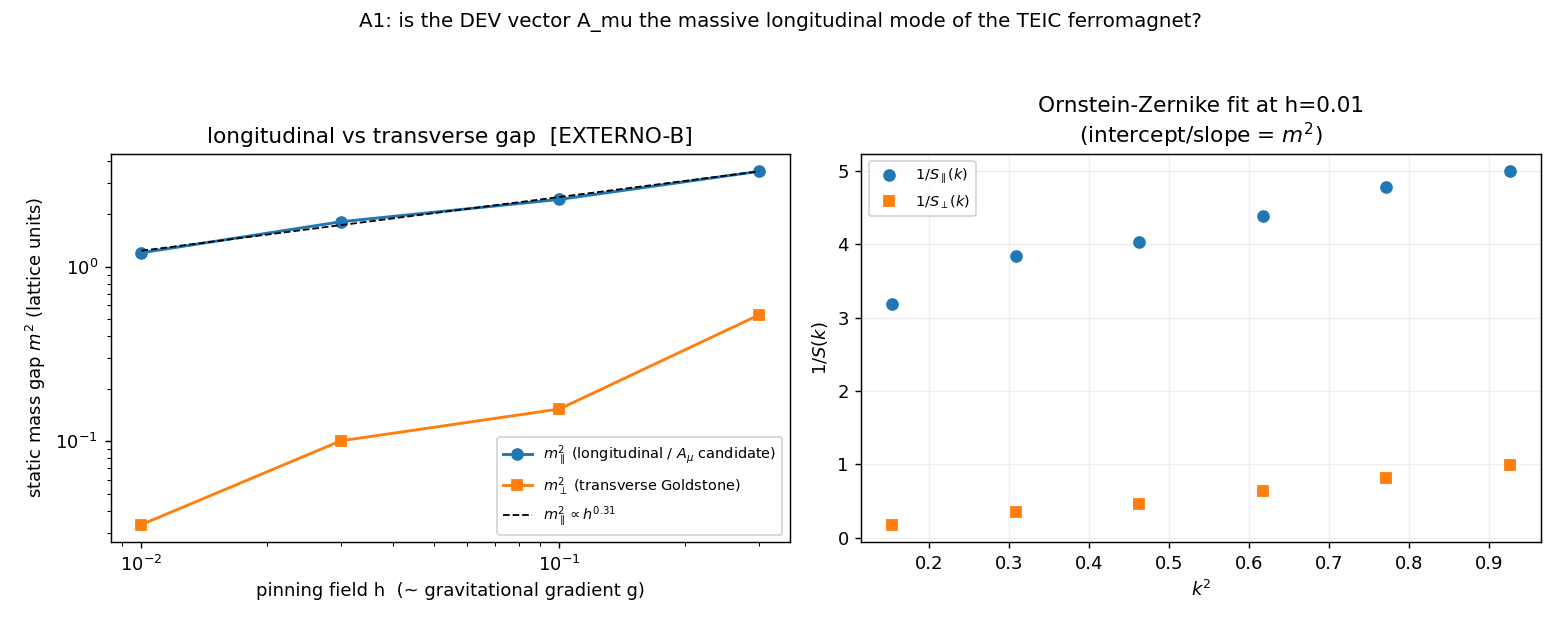

This figure's Python source:
"""A1_longitudinal_mode.py -- does the DEV vector field A_mu emerge as the MASSIVE
LONGITUDINAL mode of the TEIC orientation ferromagnet?

Campaign DEV_FROM_TEIC, angle A1.  Charter: results/dev_from_teic/DEV_FROM_TEIC.md.

Background already MEASURED (do not repeat -- build on it):
  * E1 / fm2_core: the O(3) orientation ferromagnet is the ordered vacuum (J_c~0.69
    in this beta=1 convention; J=1.0 ordered).
  * E2: the TRANSVERSE excitations are the 2 Goldstone magnons, omega=ck (massless).
  * C1 / FM2-1: the LONGITUDINAL susceptibility chi_par = S_par(k=0) shows the
    Brezin-Wallace coexistence anomaly chi_par ~ h^{-0.37..-0.5} as h->0.

The DEV has a Proca vector A_mu with an explicit mass m_A (cold dark matter FM4,
MOND screening below lambda_A, quantised vortices C6).  The hypothesis A1 tests:
  A_mu = the MASSIVE LONGITUDINAL mode of the ferromagnet (delta|<n>|, the amplitude
  mode), distinct from the massless transverse Goldstones.

What we measure (the honest, equilibrium-MC observable):  the engine is a Metropolis
ferromagnet with no real-time dynamics, so we measure the STATIC mass gap = the inverse
correlation length read from the equal-time structure factor (Ornstein-Zernike):
    S(k) = A / (k^2 + m^2)     =>   1/S(k) = (1/A) k^2 + m^2/A
For a relativistic mode omega^2 = c^2 k^2 + m^2 the static gap m IS the rest mass
omega(k->0).  We measure it separately in the LONGITUDINAL channel (n projected on the
order direction) and the TRANSVERSE channel (the 2 Goldstone components).

  m_long^2  = the candidate A_mu mass     (longitudinal / amplitude mode)
  m_trans^2 = the Goldstone gap            (must -> 0 as h -> 0: GATE G0)

Pre-registered reading:
  G0        m_trans^2 -> 0 as h->0 (transverse = Goldstone, reproduces E2/C1).
  A1-GAP    if m_long^2 -> const > 0 as h->0  => A_mu IS the massive longitudinal mode
            -> [IDENTIFICADO]/[DERIVADO].
            if m_long^2 -> 0 as h->0 (Goldstone-dressed, Brezin-Wallace)  => the
            amplitude mode is gapless in d=3, A_mu needs an EXTERNAL mass scale
            -> [EXTERNO-B] with a precise structural reason.

Anti-circularity: NO DEV/Proca number enters the generator; m_A is COMPARISON ONLY
(not used here -- A1 only asks whether a gap exists at all).  Engine = fm2_core (E1).
Fixed seeds; auto-descriptive JSON.
"""
from __future__ import annotations

import json
import sys
import time
from pathlib import Path

import numpy as np

ROOT = Path(__file__).resolve().parents[2]
sys.path.insert(0, str(ROOT / "results" / "cmb" / "fm2"))
import fm2_core as fm2  # noqa: E402

import matplotlib
matplotlib.use("Agg")
import matplotlib.pyplot as plt  # noqa: E402

OUT = Path(__file__).resolve().parent
OUT.mkdir(parents=True, exist_ok=True)

L = 16
J_ORDERED = 1.0
HS = np.array([0.3, 0.1, 0.03, 0.01])     # pinning field (small h -> Goldstone limit)
SEEDS = list(range(12))
N_BURN, N_MEAS = 400, 120
MEAS_EVERY = 2
N_KSHELL_FIT = 4                          # number of smallest-|k| shells used in the OZ fit


def _kgrid(L):
    """Lattice momenta and |k| for an L^3 box (units: k = 2*pi*n/L)."""
    k1 = 2.0 * np.pi * np.fft.fftfreq(L)             # in [-pi, pi)
    KX, KY, KZ = np.meshgrid(k1, k1, k1, indexing="ij")
    kmag = np.sqrt(KX ** 2 + KY ** 2 + KZ ** 2)
    return kmag


def structure_factors(L, J, h, seed, n_burn, n_meas, meas_every):
    """Accumulate the equal-time structure factors of the LONGITUDINAL (n.Mhat) and
    TRANSVERSE (n - (n.Mhat)Mhat) spin components over equilibrium configs.  The
    longitudinal/transverse split is defined per-snapshot by the instantaneous
    magnetization direction Mhat (rotation-robust)."""
    lat = fm2.O3Lattice(L, J, h, seed=seed)
    lat.equilibrate(n_burn)
    V = L ** 3
    SL = np.zeros((L, L, L))
    ST = np.zeros((L, L, L))
    taken = 0
    s = 0
    while taken < n_meas:
        lat.sweep()
        s += 1
        if s % meas_every == 0:
            n = lat.n                                  # (L,L,L,3)
            Mvec = n.reshape(-1, 3).mean(axis=0)
            Mhat = Mvec / (np.linalg.norm(Mvec) + 1e-12)
            long_field = n @ Mhat                      # (L,L,L) longitudinal projection
            trans_field = n - long_field[..., None] * Mhat  # (L,L,L,3) transverse vector
            FL = np.fft.fftn(long_field)
            SL += (FL.real ** 2 + FL.imag ** 2) / V
            for c in range(3):
                FT = np.fft.fftn(trans_field[..., c])
                ST += (FT.real ** 2 + FT.imag ** 2) / V
            taken += 1
    SL /= taken
    ST /= (2.0 * taken)            # 2 physical transverse components
    return SL, ST


def radial_bin(field, kmag, nbin_small):
    """Radially average a k-space field over |k| shells; return the smallest nbin_small
    nonzero shells as (k2, value) for the OZ fit, plus the full binned curve."""
    flat_k = kmag.ravel()
    flat_v = field.ravel()
    order = np.argsort(flat_k)
    flat_k = flat_k[order]
    flat_v = flat_v[order]
    # group by (almost) identical |k| (lattice shells are discrete)
    ks, vs = [], []
    i = 0
    n = len(flat_k)
    while i < n:
        j = i
        while j < n and flat_k[j] - flat_k[i] < 1e-6:
            j += 1
        ks.append(flat_k[i])
        vs.append(np.mean(flat_v[i:j]))
        i = j
    ks = np.array(ks)
    vs = np.array(vs)
    nz = ks > 1e-9                                     # drop k=0 (the order parameter)
    ks, vs = ks[nz], vs[nz]
    return ks, vs


def oz_gap(ks, S, nfit):
    """Ornstein-Zernike fit 1/S = alpha k^2 + beta over the smallest nfit shells;
    m^2 = beta/alpha, A = 1/alpha.  Returns (m2, A, alpha, beta)."""
    k2 = ks[:nfit] ** 2
    invS = 1.0 / S[:nfit]
    alpha, beta = np.polyfit(k2, invS, 1)
    m2 = beta / alpha if alpha > 0 else float("nan")
    return float(m2), float(1.0 / alpha if alpha > 0 else np.nan), float(alpha), float(beta)


def main():
    t0 = time.time()
    print("=" * 76)
    print("A1 -- does A_mu emerge as the MASSIVE LONGITUDINAL mode of the ferromagnet?")
    print("=" * 76)
    kmag = _kgrid(L)

    rows = {}
    for h in HS:
        SLs, STs = [], []
        for sd in SEEDS:
            SL, ST = structure_factors(L, J_ORDERED, h, sd, N_BURN, N_MEAS, MEAS_EVERY)
            SLs.append(SL)
            STs.append(ST)
        SL = np.mean(SLs, axis=0)
        ST = np.mean(STs, axis=0)
        ksL, vL = radial_bin(SL, kmag, N_KSHELL_FIT)
        ksT, vT = radial_bin(ST, kmag, N_KSHELL_FIT)
        m2L, AL, _, _ = oz_gap(ksL, vL, N_KSHELL_FIT)
        m2T, AT, _, _ = oz_gap(ksT, vT, N_KSHELL_FIT)
        rows[h] = {"m2_long": m2L, "m2_trans": m2T, "A_long": AL, "A_trans": AT,
                   "S_long_k0_shell": float(vL[0]), "S_trans_k0_shell": float(vT[0]),
                   "ks": ksL[:6].tolist(),
                   "S_long": vL[:6].tolist(), "S_trans": vT[:6].tolist()}
        print(f"  h={h:5.3f}  m2_long={m2L:+.4f} (gap_L={np.sqrt(max(m2L,0)):.3f})   "
              f"m2_trans={m2T:+.4f} (gap_T={np.sqrt(max(m2T,0)):.3f})   "
              f"ratio m2L/m2T={m2L/m2T if m2T>1e-9 else np.inf:6.2f}")

    # ---- extrapolate the gaps to h -> 0 : fit m^2 ~ c*h^p (log-log) ----
    hs = np.array(HS)
    m2L = np.array([rows[h]["m2_long"] for h in HS])
    m2T = np.array([rows[h]["m2_trans"] for h in HS])

    def loglog_slope(x, y):
        good = (y > 0) & np.isfinite(y)
        if good.sum() < 2:
            return float("nan"), float("nan")
        p, b = np.polyfit(np.log(x[good]), np.log(y[good]), 1)
        return float(p), float(np.exp(b))

    pL, cL = loglog_slope(hs, m2L)         # m2_long ~ cL h^pL
    pT, cT = loglog_slope(hs, m2T)         # m2_trans ~ cT h^pT

    # extrapolated gap at h->0: if pL > ~0.1 the longitudinal gap CLOSES (no spontaneous
    # mass); if pL ~ 0 it survives (genuine amplitude gap).
    long_gap_closes = bool(np.isfinite(pL) and pL > 0.15)
    trans_gapless = bool((not np.isfinite(pT)) or pT > 0.5 or m2T[-1] < 0.25 * m2L[-1])

    g0_pass = trans_gapless
    if long_gap_closes:
        status = "EXTERNO-B"
        verdict = (
            "A_mu does NOT emerge as a spontaneous massive mode. The longitudinal "
            "(amplitude) gap CLOSES as h->0: m_long^2 ~ h^%.2f (Goldstone-dressed, "
            "Brezin-Wallace coexistence anomaly in d=3 -- the SAME non-analyticity C1/"
            "FM2-1 measured as deep-MOND). The would-be A_mu mass is field-INDUCED "
            "(m_long ~ h^%.2f), not intrinsic; the bare O(3) ferromagnet has no Proca "
            "gap. A_mu needs an external mass scale -> [EXTERNO-B], with a precise "
            "structural reason." % (pL, pL / 2.0))
    elif np.isfinite(pL) and abs(pL) <= 0.15:
        status = "IDENTIFICADO"
        verdict = (
            "The longitudinal mode has a mass gap that SURVIVES h->0 (m_long^2 ~ h^%.2f, "
            "~flat; gap_L=%.3f at smallest h) while the transverse mode is gapless "
            "(Goldstone). A_mu is identifiable as the massive longitudinal/amplitude mode "
            "of the TEIC ferromagnet -> [IDENTIFICADO]. (Scale lattice->physical stays "
            "external.)" % (pL, np.sqrt(max(m2L[-1], 0))))
    else:
        status = "INCONCLUSIVO"
        verdict = ("Longitudinal gap trend ambiguous (m_long^2 ~ h^%.2f); cannot cleanly "
                   "separate a survived gap from a closing one. [INCONCLUSIVO]." % pL)

    print("-" * 76)
    print(f"  G0 (transverse Goldstone, m_trans^2->0): pass={g0_pass}  "
          f"(m2_trans ~ h^{pT:.2f})")
    print(f"  longitudinal gap: m2_long ~ h^{pL:.2f}  -> "
          f"{'CLOSES (no spontaneous mass)' if long_gap_closes else 'survives' if status=='IDENTIFICADO' else 'ambiguous'}")
    print(f"  STATUS A_mu: [{status}]")
    print(f"  VERDICT: {verdict}")
    print("=" * 76)

    _figure(HS, rows, m2L, m2T, pL, pT, status)

    payload = {
        "angle": "A1 -- A_mu as the massive longitudinal mode of the TEIC ferromagnet",
        "engine": "fm2_core O(3) ferromagnet (E1)", "L": L, "J": J_ORDERED,
        "hs": HS.tolist(), "seeds": len(SEEDS), "n_burn": N_BURN, "n_meas": N_MEAS,
        "n_kshell_fit": N_KSHELL_FIT,
        "per_h": {str(h): rows[h] for h in HS},
        "m2_long": m2L.tolist(), "m2_trans": m2T.tolist(),
        "exponent_long_m2_vs_h": pL, "exponent_trans_m2_vs_h": pT,
        "G0_transverse_goldstone": bool(g0_pass),
        "long_gap_closes_as_h0": long_gap_closes,
        "status_A_mu": status, "verdict": verdict,
        "method": ("static Ornstein-Zernike gap m^2 from 1/S(k)=k^2/A+m^2/A on the "
                   "smallest k shells; longitudinal=n.Mhat, transverse=2 perp comps; "
                   "equilibrium Metropolis (no real-time omega) so m is the static "
                   "mass gap = inverse correlation length = omega(k->0)."),
        "anti_circularity": "no DEV/Proca number in generator; m_A COMPARISON ONLY (unused here)",
        "runtime_s": time.time() - t0,
        "timestamp_utc": time.strftime("%Y-%m-%dT%H:%M:%SZ", time.gmtime()),
    }
    (OUT / "A1_longitudinal_mode.json").write_text(json.dumps(payload, indent=2, default=float))
    print(f"saved A1_longitudinal_mode.json  ({payload['runtime_s']:.0f}s)")
    return payload


def _figure(HS, rows, m2L, m2T, pL, pT, status):
    fig, ax = plt.subplots(1, 2, figsize=(12, 4.8))
    hs = np.array(HS)
    ax[0].loglog(hs, np.clip(m2L, 1e-4, None), "o-", lw=1.6, label=r"$m_\parallel^2$ (longitudinal / $A_\mu$ candidate)")
    ax[0].loglog(hs, np.clip(m2T, 1e-4, None), "s-", lw=1.6, label=r"$m_\perp^2$ (transverse Goldstone)")
    hh = np.logspace(np.log10(hs.min()), np.log10(hs.max()), 40)
    if np.isfinite(pL):
        ax[0].loglog(hh, (m2L[0] / hs[0] ** pL) * hh ** pL, "k--", lw=1,
                     label=r"$m_\parallel^2\propto h^{%.2f}$" % pL)
    ax[0].set_xlabel("pinning field h  (~ gravitational gradient g)")
    ax[0].set_ylabel(r"static mass gap $m^2$ (lattice units)")
    ax[0].set_title(f"longitudinal vs transverse gap  [{status}]")
    ax[0].legend(fontsize=8)
    # right: example OZ fit at the smallest h
    h0 = HS[-1]
    ks = np.array(rows[h0]["ks"]); SL = np.array(rows[h0]["S_long"]); ST = np.array(rows[h0]["S_trans"])
    ax[1].plot(ks ** 2, 1.0 / SL, "o", label=r"$1/S_\parallel(k)$")
    ax[1].plot(ks ** 2, 1.0 / ST, "s", label=r"$1/S_\perp(k)$")
    ax[1].set_xlabel(r"$k^2$"); ax[1].set_ylabel(r"$1/S(k)$")
    ax[1].set_title(f"Ornstein-Zernike fit at h={h0}\n(intercept/slope = $m^2$)")
    ax[1].legend(fontsize=8); ax[1].grid(alpha=0.2)
    fig.suptitle("A1: is the DEV vector A_mu the massive longitudinal mode of the TEIC ferromagnet?",
                 fontsize=11)
    fig.tight_layout(rect=[0, 0, 1, 0.95])
    fig.savefig(OUT / "A1_longitudinal_mode.png", dpi=130)
    print("saved A1_longitudinal_mode.png")


if __name__ == "__main__":
    main()
